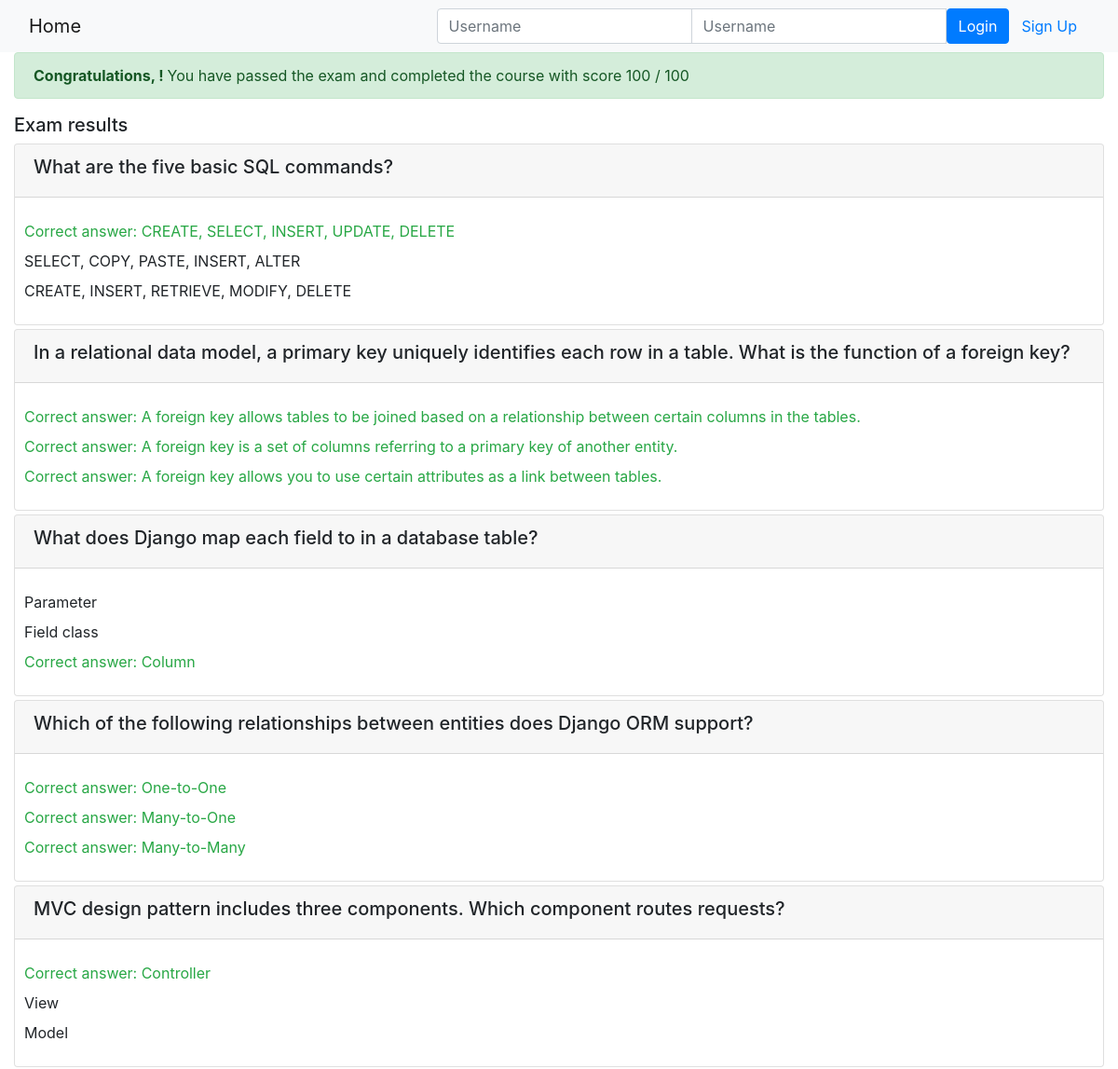
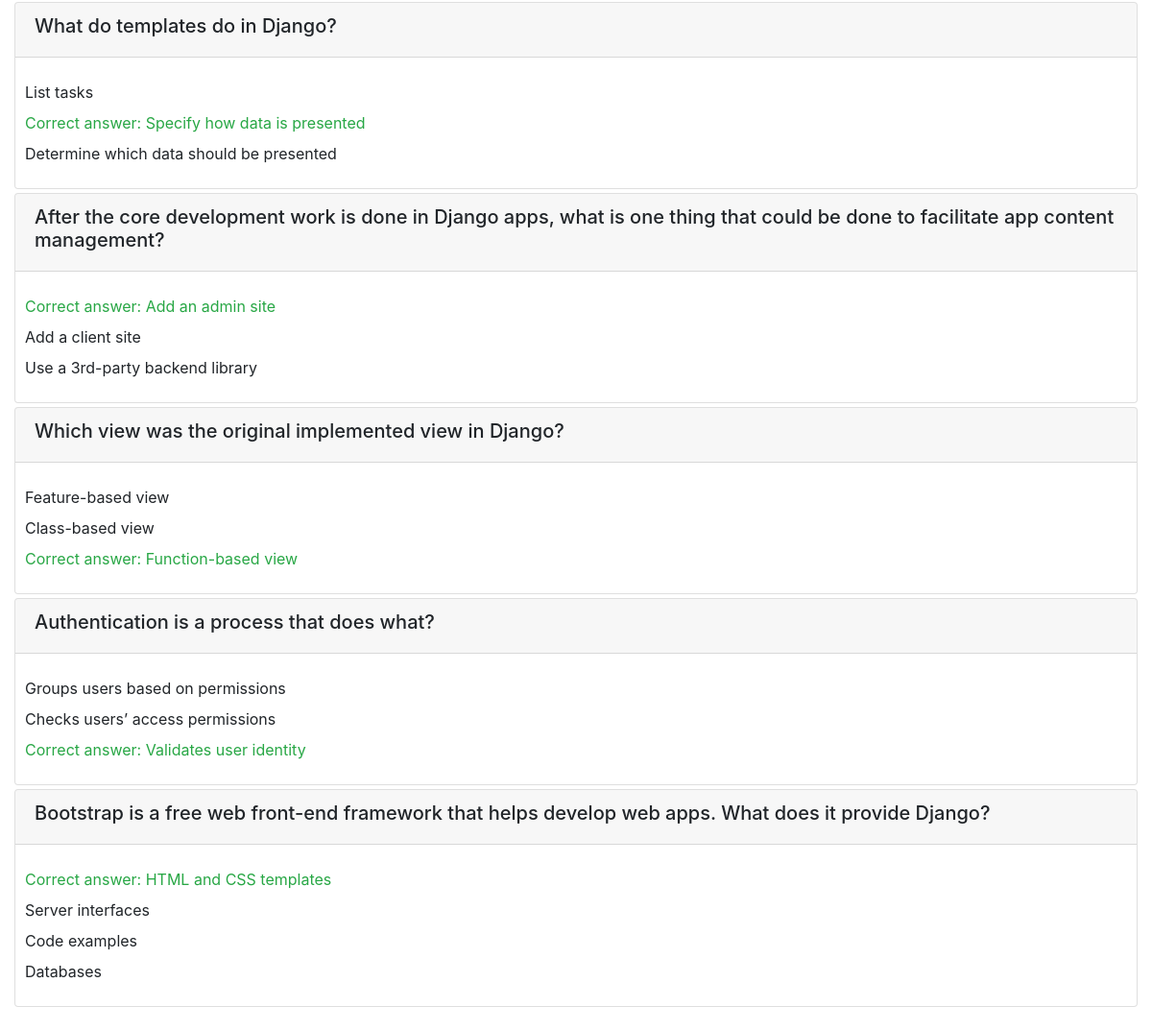
Page /onlinecourse/course/1/submission/1/result/ on the committed database (2 pictures, top to bottom).
### onlinecourse/models.py (models this page shows, shortened)
class Question(models.Model):
    course = models.ForeignKey(Course, on_delete = models.CASCADE)
    question_text = models.TextField()
    grade = models.IntegerField(default = 0)
    def get_score(self, selected_ids):
        all_answers = self.choice_set.filter(is_correct=True).count()
        selected_correct = self.choice_set.filter(is_correct=True, id__in=selected_ids).count()
        if all_answers == selected_correct:
            return self.grade
        else:
            return ( self.grade * selected_correct ) / all_answers

class Choice(models.Model):
    question = models.ForeignKey(Question, on_delete = models.CASCADE)
    choice_text = models.TextField()
    is_correct = models.BooleanField(default = False)

### onlinecourse/views.py (the view)
# urls.py: path('course/<int:course_id>/submission/<submission_id>/result/', views.show_exam_result, name = 'show_exam_result'),
def show_exam_result(request, course_id, submission_id):
    template = loader.get_template('onlinecourse/exam_result_bootstrap.html')
    course = get_object_or_404(Course, pk = course_id )
    submission = get_object_or_404(Submission, pk = submission_id)
    selected_choice_ids = submission.choices.all()
    questions = course.question_set.all()
    total_score = 0
    perfect_course_grade = 0
    for question in questions:
        total_score = total_score + question.get_score(selected_choice_ids)
        perfect_course_grade = perfect_course_grade + question.grade
    total_score = total_score / perfect_course_grade * 100
    if total_score == 100:
        total_score = int(total_score)
    else:
        total_score = round(total_score, 1)
    context = {
        'course' : course,
        'selected_choice_ids': selected_choice_ids,
        'grade': total_score
    }
    return HttpResponse(template.render(context, request))

### onlinecourse/templates/onlinecourse/exam_result_bootstrap.html (shortened to what this page needs)
<!DOCTYPE html>
<html lang="en">
<head>
    {% load static %}
    <link rel="stylesheet" href="https://maxcdn.bootstrapcdn.com/bootstrap/4.5.2/css/bootstrap.min.css">
</head>
<body>
 <nav class="navbar navbar-light bg-light">
    <div class="container-fluid">
        <div class="navbar-header">
              <a class="navbar-brand" href="{% url 'onlinecourse:index' %}">Home</a>
        </div>
        <ul class="nav navbar-nav navbar-right">
            {% if user.is_authenticated %}
            <li>
                <a class="btn btn-link" href="#">{{ user.first_name }}({{ user.username }})</a>
                <a class="btn btn-link" href="{% url 'onlinecourse:logout' %}">Logout</a>
            </li>
            {% else %}
            <li>
                <form class="form-inline" action="{% url 'onlinecourse:login' %}" method="post">
                    <div class="input-group">
                        <input type="text" class="form-control" placeholder="Username" name="username" >
                        <input type="password" class="form-control" placeholder="Username" name="psw" >
                        <button class="btn btn-primary" type="submit">Login</button>
                        <a class="btn btn-link" href="{% url 'onlinecourse:registration' %}">Sign Up</a>
                    </div>
                </form>
            </li>
            {% endif %}
        </ul>
    </div>
</nav>
<div class="container-fluid">
    {% if grade > 80 %}
    <div class="alert alert-success">
       <b>Congratulations, {{user.first_name}}! </b>You have passed the exam and completed the course with score {{grade}} / 100
    </div>
        {% else %}
        <div class="alert alert-danger">
            <b>Failed</b> Sorry, {{user.first_name}}! You have failed exam with score {{grade}} / 100
        </div>
        <a class="btn btn-link text-danger" href="{% url 'onlinecourse:course_details' course.id %}">Re-test</a>
        {% endif %}
        <div class="card-columns-vertical mt-1">
        <h5 class="">Exam results</h5>
            {% for question in course.question_set.all %}
            <div class="card mt-1">
                <div class="card-header"><h5>{{ question.question_text}}</h5></div>
                <br>
                <div class="form-group" style="padding-left: 10px; padding-right: 10px;">
                    {% for choice in question.choice_set.all %}
                        {% if choice in selected_choice_ids and choice.is_correct is True %}
                            <label class = "text-success">Correct answer: {{choice.choice_text}}</label><br>
                        {% elif choice in selected_choice_ids and choice.is_correct is False %}
                            <label class = "text-danger">Wrong answer: {{choice.choice_text}}</label><br>
                        {% elif choice not in selected_choice_ids and choice.is_correct is True %}
                            <label class = "text-warning">Not selected: {{choice.choice_text}}</label><br>
                        {% else %}
                            <label>{{choice.choice_text}}</label><br>
                        {% endif %}
                    {% endfor %}
                </div>
            </div>
            {% endfor %}
            <br>
        </div>
    </div>
</body>
</html>

### rows in the picture
Question: question_text "What are the five basic SQL commands?"
Choice: choice_text "CREATE, SELECT, INSERT, UPDATE, DELETE"
Choice: choice_text "SELECT, COPY, PASTE, INSERT, ALTER"
Choice: choice_text "CREATE, INSERT, RETRIEVE, MODIFY, DELETE"
Question: question_text "In a relational data model, a primary key uniquely identifies each row in a table. What is the function of a foreign key?"
Choice: choice_text "A foreign key allows tables to be joined based on a relationship between certain columns in the tables."
Choice: choice_text "A foreign key is a set of columns referring to a primary key of another entity."
Choice: choice_text "A foreign key allows you to use certain attributes as a link between tables."
Question: question_text "What does Django map each field to in a database table?"
Choice: choice_text "Parameter"
Choice: choice_text "Field class"
Choice: choice_text "Column"
Question: question_text "Which of the following relationships between entities does Django ORM support?"
Choice: choice_text "One-to-One"
Choice: choice_text "Many-to-One"
Choice: choice_text "Many-to-Many"
Question: question_text "MVC design pattern includes three components. Which component routes requests?"
Choice: choice_text "Controller"
Choice: choice_text "View"
Choice: choice_text "Model"
Question: question_text "What do templates do in Django?"
Choice: choice_text "List tasks"
Choice: choice_text "Specify how data is presented"
Choice: choice_text "Determine which data should be presented"
Question: question_text "After the core development work is done in Django apps, what is one thing that could be done to facilitate app content management?"
Choice: choice_text "Add an admin site"
Choice: choice_text "Add a client site"
Choice: choice_text "Use a 3rd-party backend library"
Question: question_text "Which view was the original implemented view in Django?"
Choice: choice_text "Feature-based view"
Choice: choice_text "Class-based view"
Choice: choice_text "Function-based view"
Question: question_text "Authentication is a process that does what?"
Choice: choice_text "Groups users based on permissions"
Choice: choice_text "Checks users’ access permissions"
Choice: choice_text "Validates user identity"
Question: question_text "Bootstrap is a free web front-end framework that helps develop web apps. What does it provide Django?"
Choice: choice_text "HTML and CSS templates"
Choice: choice_text "Server interfaces"
Choice: choice_text "Code examples"
Choice: choice_text "Databases"

### other values in the picture
{{ grade }} "100"
